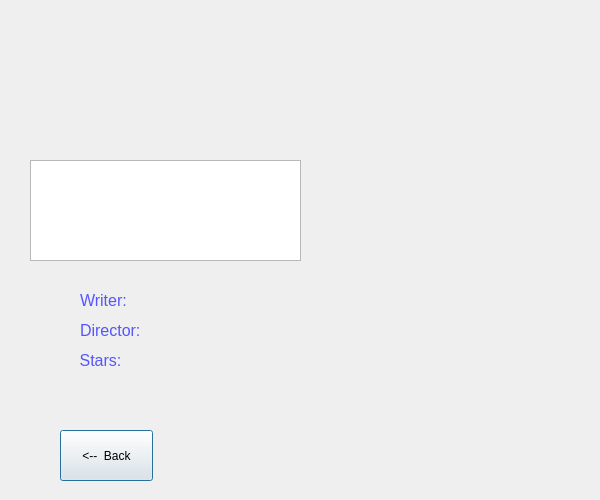
<?xml version="1.0" encoding="UTF-8"?>
<ui version="4.0">
 <class>movie16</class>
 <widget class="QDialog" name="movie16">
  <property name="geometry">
   <rect>
    <x>0</x>
    <y>0</y>
    <width>600</width>
    <height>500</height>
   </rect>
  </property>
  <property name="windowTitle">
   <string>Dialog</string>
  </property>
  <widget class="QLabel" name="Writer">
   <property name="geometry">
    <rect>
     <x>150</x>
     <y>290</y>
     <width>171</width>
     <height>20</height>
    </rect>
   </property>
   <property name="text">
    <string/>
   </property>
  </widget>
  <widget class="QLabel" name="MovieName">
   <property name="geometry">
    <rect>
     <x>50</x>
     <y>20</y>
     <width>531</width>
     <height>51</height>
    </rect>
   </property>
   <property name="font">
    <font>
     <pointsize>18</pointsize>
    </font>
   </property>
   <property name="text">
    <string>&lt;html&gt;&lt;head/&gt;&lt;body&gt;&lt;p&gt;&lt;br/&gt;&lt;/p&gt;&lt;/body&gt;&lt;/html&gt;</string>
   </property>
   <property name="alignment">
    <set>Qt::AlignCenter</set>
   </property>
  </widget>
  <widget class="QLabel" name="pictureLabel">
   <property name="geometry">
    <rect>
     <x>330</x>
     <y>90</y>
     <width>261</width>
     <height>401</height>
    </rect>
   </property>
   <property name="text">
    <string/>
   </property>
  </widget>
  <widget class="QLabel" name="label_2">
   <property name="geometry">
    <rect>
     <x>80</x>
     <y>280</y>
     <width>101</width>
     <height>41</height>
    </rect>
   </property>
   <property name="text">
    <string>&lt;html&gt;&lt;head/&gt;&lt;body&gt;&lt;p&gt;&lt;span style=&quot; font-size:12pt; color:#5555ff;&quot;&gt;Writer:&lt;/span&gt;&lt;/p&gt;&lt;/body&gt;&lt;/html&gt;</string>
   </property>
  </widget>
  <widget class="QLabel" name="label_3">
   <property name="geometry">
    <rect>
     <x>80</x>
     <y>310</y>
     <width>101</width>
     <height>41</height>
    </rect>
   </property>
   <property name="text">
    <string>&lt;html&gt;&lt;head/&gt;&lt;body&gt;&lt;p&gt;&lt;span style=&quot; font-size:12pt; color:#5555ff;&quot;&gt;Director:&lt;/span&gt;&lt;/p&gt;&lt;/body&gt;&lt;/html&gt;</string>
   </property>
  </widget>
  <widget class="QLabel" name="stars">
   <property name="geometry">
    <rect>
     <x>150</x>
     <y>350</y>
     <width>161</width>
     <height>16</height>
    </rect>
   </property>
   <property name="text">
    <string/>
   </property>
  </widget>
  <widget class="QLabel" name="label_4">
   <property name="geometry">
    <rect>
     <x>50</x>
     <y>340</y>
     <width>101</width>
     <height>41</height>
    </rect>
   </property>
   <property name="text">
    <string>&lt;html&gt;&lt;head/&gt;&lt;body&gt;&lt;p&gt;&lt;span style=&quot; font-size:12pt; color:#5555ff;&quot;&gt;Stars:&lt;/span&gt;&lt;/p&gt;&lt;/body&gt;&lt;/html&gt;</string>
   </property>
   <property name="alignment">
    <set>Qt::AlignCenter</set>
   </property>
  </widget>
  <widget class="QLabel" name="Director">
   <property name="geometry">
    <rect>
     <x>150</x>
     <y>320</y>
     <width>151</width>
     <height>16</height>
    </rect>
   </property>
   <property name="text">
    <string/>
   </property>
  </widget>
  <widget class="QPushButton" name="pushButton_2">
   <property name="geometry">
    <rect>
     <x>60</x>
     <y>430</y>
     <width>93</width>
     <height>51</height>
    </rect>
   </property>
   <property name="text">
    <string>&lt;--  Back</string>
   </property>
  </widget>
  <widget class="QLabel" name="Category">
   <property name="geometry">
    <rect>
     <x>70</x>
     <y>120</y>
     <width>181</width>
     <height>31</height>
    </rect>
   </property>
   <property name="text">
    <string/>
   </property>
  </widget>
  <widget class="QTextEdit" name="textEdit">
   <property name="geometry">
    <rect>
     <x>30</x>
     <y>160</y>
     <width>271</width>
     <height>101</height>
    </rect>
   </property>
   <property name="readOnly">
    <bool>true</bool>
   </property>
   <property name="html">
    <string>&lt;!DOCTYPE HTML PUBLIC &quot;-//W3C//DTD HTML 4.0//EN&quot; &quot;http://www.w3.org/TR/REC-html40/strict.dtd&quot;&gt;
&lt;html&gt;&lt;head&gt;&lt;meta name=&quot;qrichtext&quot; content=&quot;1&quot; /&gt;&lt;style type=&quot;text/css&quot;&gt;
p, li { white-space: pre-wrap; }
&lt;/style&gt;&lt;/head&gt;&lt;body style=&quot; font-family:'Ubuntu'; font-size:11pt; font-weight:400; font-style:normal;&quot;&gt;
&lt;p style=&quot;-qt-paragraph-type:empty; margin-top:0px; margin-bottom:0px; margin-left:0px; margin-right:0px; -qt-block-indent:0; text-indent:0px;&quot;&gt;&lt;br /&gt;&lt;/p&gt;&lt;/body&gt;&lt;/html&gt;</string>
   </property>
  </widget>
 </widget>
 <resources/>
 <connections/>
</ui>
